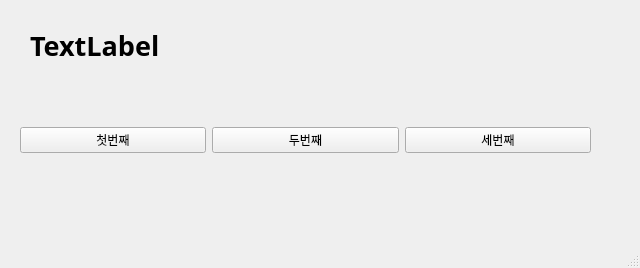
<?xml version="1.0" encoding="UTF-8"?>
<ui version="4.0">
 <class>MainWindow</class>
 <widget class="QMainWindow" name="MainWindow">
  <property name="geometry">
   <rect>
    <x>0</x>
    <y>0</y>
    <width>640</width>
    <height>268</height>
   </rect>
  </property>
  <property name="windowTitle">
   <string>MainWindow</string>
  </property>
  <widget class="QWidget" name="centralwidget">
   <widget class="QWidget" name="horizontalLayoutWidget">
    <property name="geometry">
     <rect>
      <x>20</x>
      <y>100</y>
      <width>571</width>
      <height>80</height>
     </rect>
    </property>
    <layout class="QHBoxLayout" name="horizontalLayout">
     <item>
      <widget class="QPushButton" name="btnFir">
       <property name="text">
        <string>첫번째</string>
       </property>
      </widget>
     </item>
     <item>
      <widget class="QPushButton" name="btnSec">
       <property name="text">
        <string>두번째</string>
       </property>
      </widget>
     </item>
     <item>
      <widget class="QPushButton" name="btnThir">
       <property name="text">
        <string>세번째</string>
       </property>
      </widget>
     </item>
    </layout>
   </widget>
   <widget class="QLabel" name="label">
    <property name="geometry">
     <rect>
      <x>30</x>
      <y>20</y>
      <width>341</width>
      <height>51</height>
     </rect>
    </property>
    <property name="font">
     <font>
      <family>맑은 고딕</family>
      <pointsize>20</pointsize>
      <weight>75</weight>
      <bold>true</bold>
     </font>
    </property>
    <property name="text">
     <string>TextLabel</string>
    </property>
   </widget>
  </widget>
  <widget class="QMenuBar" name="menubar">
   <property name="geometry">
    <rect>
     <x>0</x>
     <y>0</y>
     <width>640</width>
     <height>21</height>
    </rect>
   </property>
  </widget>
  <widget class="QStatusBar" name="statusbar"/>
 </widget>
 <resources/>
 <connections>
  <connection>
   <sender>btnFir</sender>
   <signal>clicked()</signal>
   <receiver>MainWindow</receiver>
   <slot>firstClick()</slot>
   <hints>
    <hint type="sourcelabel">
     <x>121</x>
     <y>165</y>
    </hint>
    <hint type="destinationlabel">
     <x>120</x>
     <y>180</y>
    </hint>
   </hints>
  </connection>
  <connection>
   <sender>btnSec</sender>
   <signal>clicked()</signal>
   <receiver>MainWindow</receiver>
   <slot>secondClick()</slot>
   <hints>
    <hint type="sourcelabel">
     <x>341</x>
     <y>165</y>
    </hint>
    <hint type="destinationlabel">
     <x>339</x>
     <y>189</y>
    </hint>
   </hints>
  </connection>
  <connection>
   <sender>btnThir</sender>
   <signal>clicked()</signal>
   <receiver>MainWindow</receiver>
   <slot>thirdClick()</slot>
   <hints>
    <hint type="sourcelabel">
     <x>471</x>
     <y>161</y>
    </hint>
    <hint type="destinationlabel">
     <x>473</x>
     <y>197</y>
    </hint>
   </hints>
  </connection>
 </connections>
 <slots>
  <slot>firstClick()</slot>
  <slot>secondClick()</slot>
  <slot>thirdClick()</slot>
 </slots>
</ui>
